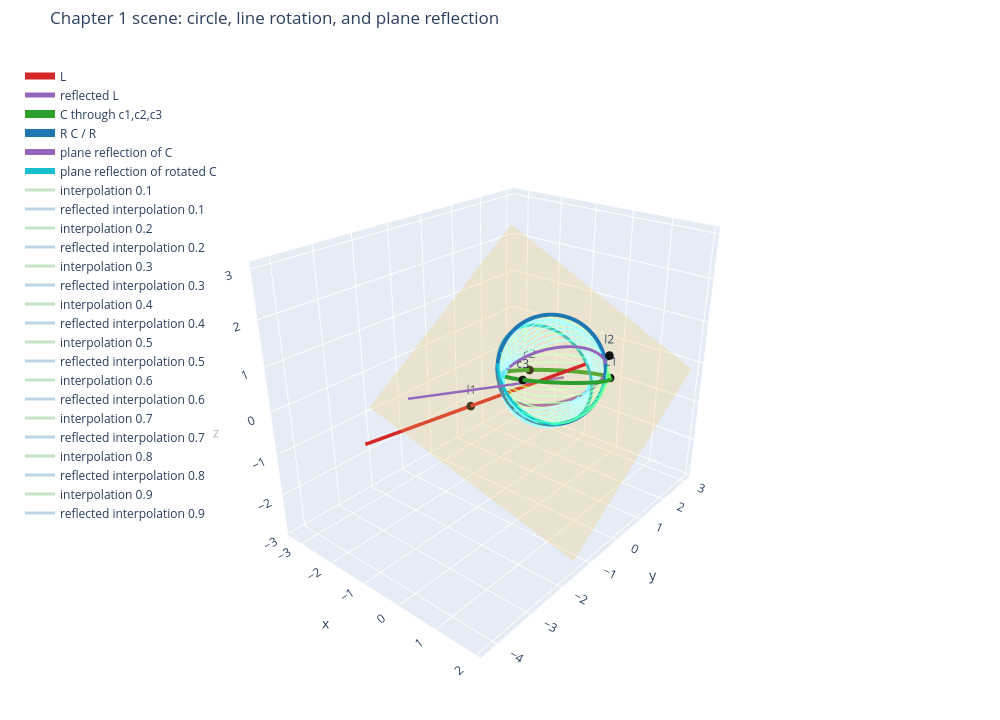

Here is the notebook cell this chart was saved with:
### Markdown cell above
## Figure 1: object-level transformations

In the plot below, the red line is the rotation axis and the green circle is the original
circle through `c1`, `c2`, and `c3`. The blue circle is the result of rotating the green
circle by `phi = pi / 2` around the red line. The pale green curves show intermediate
rotation steps, which make the motion easier to read.

The yellow sheet is the reflecting plane. The purple and pale blue curves are the same
objects after plane reflection. The main lesson is not the particular coordinate values;
it is that a transformation can be applied to a whole line or circle as a geometric
object. Geometric algebra is designed to make that object-level view the natural one.

### Code cell
fig_plane = go.Figure()
fig_plane.add_trace(plane_surface_trace(plane, "reflecting plane"))
fig_plane.add_trace(line_trace(L, "L", COLORS["line"]))
fig_plane.add_trace(line_trace(reflected_line, "reflected L", COLORS["reflected"], width=5))
fig_plane.add_trace(curve_trace(circle_points, "C through c1,c2,c3", COLORS["circle"], width=8))
fig_plane.add_trace(curve_trace(rotated_circle_points, "R C / R", COLORS["rotated"], width=8))
fig_plane.add_trace(curve_trace(reflected_circle_points, "plane reflection of C", COLORS["reflected"], width=6))
fig_plane.add_trace(
    curve_trace(reflected_rotated_points, "plane reflection of rotated C", "#17becf", width=6)
)

for alpha in np.linspace(0.1, 0.9, 9):
    interpolated = rotate_points_about_line(circle_points, L, alpha * phi)
    fig_plane.add_trace(
        curve_trace(interpolated, f"interpolation {alpha:.1f}", COLORS["light_green"], width=3)
    )
    fig_plane.add_trace(
        curve_trace(
            plane.reflect_points(interpolated),
            f"reflected interpolation {alpha:.1f}",
            COLORS["light_blue"],
            width=3,
        )
    )

fig_plane.add_trace(point_trace(np.array([c1, c2, c3, l1, l2]), ["c1", "c2", "c3", "l1", "l2"], "#111111"))
finish_figure(fig_plane, "Chapter 1 scene: circle, line rotation, and plane reflection")

plane_path = save_plotly_html(
    fig_plane,
    "chapter-01",
    "plots",
    "line-circle-plane-reflection.html",
    root=ARTIFACT_ROOT,
)
print(f"saved {plane_path}")
fig_plane

### Figure 1 — Plotly figure (JSON) as saved in the notebook; plotly's stock layout.template omitted (floating-point values rounded to 4 significant figures; data arrays with more than 128 entries replaced by an {"elided": "..."} marker saying what was removed)
{"data": [{"colorscale": [[0, "#f2c14e"], [1, "#f2c14e"]], "hoverinfo": "skip", "name": "reflecting plane", "opacity": 0.24, "showscale": false, "type": "surface", "x": {"elided": "18x18 float values"}, "y": {"elided": "18x18 float values"}, "z": {"elided": "18x18 float values"}}, {"line": {"color": "#d62728", "width": 7}, "mode": "lines", "name": "L", "type": "scatter3d", "x": [-3.297, -3.246, -3.194, -3.142, -3.09, -3.038, -2.986, -2.935, -2.883, -2.831, -2.779, -2.727, -2.675, -2.624, -2.572, -2.52, -2.468, -2.416, -2.364, -2.313, -2.261, -2.209, -2.157, -2.105, -2.053, -2.002, -1.95, -1.898, -1.846, -1.794, -1.742, -1.691, -1.639, -1.587, -1.535, -1.483, -1.431, -1.38, -1.328, -1.276, -1.224, -1.172, -1.12, -1.069, -1.017, -0.9649, -0.9131, -0.8613, -0.8094, -0.7576, -0.7058, -0.6539, -0.6021, -0.5503, -0.4984, -0.4466, -0.3948, -0.3429, -0.2911, -0.2393, -0.1875, -0.1356, -0.08379, -0.03196, 0.01988, 0.07171, 0.1235, 0.1754, 0.2272, 0.279, 0.3309, 0.3827, 0.4345, 0.4864, 0.5382, 0.59, 0.6419, 0.6937, 0.7455, 0.7973], "y": [-2.237, -2.203, -2.169, -2.135, -2.102, -2.068, -2.034, -2.0, -1.966, -1.932, -1.899, -1.865, -1.831, -1.797, -1.763, -1.729, -1.695, -1.662, -1.628, -1.594, -1.56, -1.526, -1.492, -1.459, -1.425, -1.391, -1.357, -1.323, -1.289, -1.255, -1.222, -1.188, -1.154, -1.12, -1.086, -1.052, -1.018, -0.9846, -0.9508, -0.9169, -0.8831, -0.8492, -0.8154, -0.7815, -0.7477, -0.7138, -0.68, -0.6461, -0.6123, -0.5784, -0.5446, -0.5107, -0.4769, -0.443, -0.4092, -0.3753, -0.3415, -0.3076, -0.2738, -0.2399, -0.2061, -0.1722, -0.1384, -0.1045, -0.07069, -0.03684, -0.002995, 0.03085, 0.0647, 0.09855, 0.1324, 0.1663, 0.2001, 0.2339, 0.2678, 0.3016, 0.3355, 0.3693, 0.4032, 0.437], "z": [-1.695, -1.666, -1.637, -1.608, -1.579, -1.55, -1.521, -1.492, -1.463, -1.434, -1.405, -1.376, -1.347, -1.318, -1.289, -1.26, -1.231, -1.202, -1.173, -1.144, -1.115, -1.086, -1.057, -1.028, -0.9992, -0.9703, -0.9413, -0.9123, -0.8833, -0.8543, -0.8253, -0.7964, -0.7674, -0.7384, -0.7094, -0.6804, -0.6514, -0.6225, -0.5935, -0.5645, -0.5355, -0.5065, -0.4775, -0.4486, -0.4196, -0.3906, -0.3616, -0.3326, -0.3036, -0.2747, -0.2457, -0.2167, -0.1877, -0.1587, -0.1297, -0.1008, -0.07177, -0.04279, -0.01381, 0.01518, 0.04416, 0.07314, 0.1021, 0.1311, 0.1601, 0.1891, 0.2181, 0.247, 0.276, 0.305, 0.334, 0.363, 0.392, 0.4209, 0.4499, 0.4789, 0.5079, 0.5369, 0.5659, 0.5948]}, {"line": {"color": "#9467bd", "width": 5}, "mode": "lines", "name": "reflected L", "type": "scatter3d", "x": [0.3526, 0.3472, 0.3419, 0.3366, 0.3312, 0.3259, 0.3205, 0.3152, 0.3099, 0.3045, 0.2992, 0.2939, 0.2885, 0.2832, 0.2779, 0.2725, 0.2672, 0.2618, 0.2565, 0.2512, 0.2458, 0.2405, 0.2352, 0.2298, 0.2245, 0.2192, 0.2138, 0.2085, 0.2032, 0.1978, 0.1925, 0.1871, 0.1818, 0.1765, 0.1711, 0.1658, 0.1605, 0.1551, 0.1498, 0.1445, 0.1391, 0.1338, 0.1285, 0.1231, 0.1178, 0.1124, 0.1071, 0.1018, 0.09644, 0.0911, 0.08577, 0.08043, 0.0751, 0.06976, 0.06442, 0.05909, 0.05375, 0.04842, 0.04308, 0.03774, 0.03241, 0.02707, 0.02174, 0.0164, 0.01107, 0.00573, 0.0003942, -0.004942, -0.01028, -0.01561, -0.02095, -0.02628, -0.03162, -0.03696, -0.04229, -0.04763, -0.05296, -0.0583, -0.06364, -0.06897], "y": [-4.218, -4.154, -4.089, -4.024, -3.959, -3.894, -3.829, -3.764, -3.699, -3.634, -3.57, -3.505, -3.44, -3.375, -3.31, -3.245, -3.18, -3.115, -3.051, -2.986, -2.921, -2.856, -2.791, -2.726, -2.661, -2.596, -2.531, -2.467, -2.402, -2.337, -2.272, -2.207, -2.142, -2.077, -2.012, -1.948, -1.883, -1.818, -1.753, -1.688, -1.623, -1.558, -1.493, -1.428, -1.364, -1.299, -1.234, -1.169, -1.104, -1.039, -0.9743, -0.9094, -0.8445, -0.7796, -0.7147, -0.6499, -0.585, -0.5201, -0.4552, -0.3903, -0.3254, -0.2606, -0.1957, -0.1308, -0.06591, -0.001028, 0.06385, 0.1287, 0.1936, 0.2585, 0.3234, 0.3883, 0.4532, 0.518, 0.5829, 0.6478, 0.7127, 0.7776, 0.8425, 0.9073], "z": [1.486, 1.465, 1.444, 1.423, 1.402, 1.382, 1.361, 1.34, 1.319, 1.298, 1.277, 1.257, 1.236, 1.215, 1.194, 1.173, 1.152, 1.132, 1.111, 1.09, 1.069, 1.048, 1.027, 1.007, 0.9858, 0.9649, 0.9441, 0.9233, 0.9024, 0.8816, 0.8608, 0.8399, 0.8191, 0.7983, 0.7774, 0.7566, 0.7358, 0.7149, 0.6941, 0.6733, 0.6524, 0.6316, 0.6108, 0.5899, 0.5691, 0.5483, 0.5274, 0.5066, 0.4858, 0.4649, 0.4441, 0.4233, 0.4024, 0.3816, 0.3608, 0.3399, 0.3191, 0.2983, 0.2774, 0.2566, 0.2358, 0.2149, 0.1941, 0.1733, 0.1524, 0.1316, 0.1107, 0.08991, 0.06908, 0.04825, 0.02741, 0.006579, -0.01425, -0.03509, -0.05592, -0.07676, -0.09759, -0.1184, -0.1393, -0.1601]}, {"line": {"color": "#2ca02c", "width": 8}, "mode": "lines", "name": "C through c1,c2,c3", "type": "scatter3d", "x": {"elided": "180 float values"}, "y": {"elided": "180 float values"}, "z": {"elided": "180 float values"}}, {"line": {"color": "#1f77b4", "width": 8}, "mode": "lines", "name": "R C / R", "type": "scatter3d", "x": {"elided": "180 float values"}, "y": {"elided": "180 float values"}, "z": {"elided": "180 float values"}}, {"line": {"color": "#9467bd", "width": 6}, "mode": "lines", "name": "plane reflection of C", "type": "scatter3d", "x": {"elided": "180 float values"}, "y": {"elided": "180 float values"}, "z": {"elided": "180 float values"}}, {"line": {"color": "#17becf", "width": 6}, "mode": "lines", "name": "plane reflection of rotated C", "type": "scatter3d", "x": {"elided": "180 float values"}, "y": {"elided": "180 float values"}, "z": {"elided": "180 float values"}}, {"line": {"color": "rgba(44, 160, 44, 0.28)", "width": 3}, "mode": "lines", "name": "interpolation 0.1", "type": "scatter3d", "x": {"elided": "180 float values"}, "y": {"elided": "180 float values"}, "z": {"elided": "180 float values"}}, {"line": {"color": "rgba(31, 119, 180, 0.30)", "width": 3}, "mode": "lines", "name": "reflected interpolation 0.1", "type": "scatter3d", "x": {"elided": "180 float values"}, "y": {"elided": "180 float values"}, "z": {"elided": "180 float values"}}, {"line": {"color": "rgba(44, 160, 44, 0.28)", "width": 3}, "mode": "lines", "name": "interpolation 0.2", "type": "scatter3d", "x": {"elided": "180 float values"}, "y": {"elided": "180 float values"}, "z": {"elided": "180 float values"}}, {"line": {"color": "rgba(31, 119, 180, 0.30)", "width": 3}, "mode": "lines", "name": "reflected interpolation 0.2", "type": "scatter3d", "x": {"elided": "180 float values"}, "y": {"elided": "180 float values"}, "z": {"elided": "180 float values"}}, {"line": {"color": "rgba(44, 160, 44, 0.28)", "width": 3}, "mode": "lines", "name": "interpolation 0.3", "type": "scatter3d", "x": {"elided": "180 float values"}, "y": {"elided": "180 float values"}, "z": {"elided": "180 float values"}}, {"line": {"color": "rgba(31, 119, 180, 0.30)", "width": 3}, "mode": "lines", "name": "reflected interpolation 0.3", "type": "scatter3d", "x": {"elided": "180 float values"}, "y": {"elided": "180 float values"}, "z": {"elided": "180 float values"}}, {"line": {"color": "rgba(44, 160, 44, 0.28)", "width": 3}, "mode": "lines", "name": "interpolation 0.4", "type": "scatter3d", "x": {"elided": "180 float values"}, "y": {"elided": "180 float values"}, "z": {"elided": "180 float values"}}, {"line": {"color": "rgba(31, 119, 180, 0.30)", "width": 3}, "mode": "lines", "name": "reflected interpolation 0.4", "type": "scatter3d", "x": {"elided": "180 float values"}, "y": {"elided": "180 float values"}, "z": {"elided": "180 float values"}}, {"line": {"color": "rgba(44, 160, 44, 0.28)", "width": 3}, "mode": "lines", "name": "interpolation 0.5", "type": "scatter3d", "x": {"elided": "180 float values"}, "y": {"elided": "180 float values"}, "z": {"elided": "180 float values"}}, {"line": {"color": "rgba(31, 119, 180, 0.30)", "width": 3}, "mode": "lines", "name": "reflected interpolation 0.5", "type": "scatter3d", "x": {"elided": "180 float values"}, "y": {"elided": "180 float values"}, "z": {"elided": "180 float values"}}, {"line": {"color": "rgba(44, 160, 44, 0.28)", "width": 3}, "mode": "lines", "name": "interpolation 0.6", "type": "scatter3d", "x": {"elided": "180 float values"}, "y": {"elided": "180 float values"}, "z": {"elided": "180 float values"}}, {"line": {"color": "rgba(31, 119, 180, 0.30)", "width": 3}, "mode": "lines", "name": "reflected interpolation 0.6", "type": "scatter3d", "x": {"elided": "180 float values"}, "y": {"elided": "180 float values"}, "z": {"elided": "180 float values"}}, {"line": {"color": "rgba(44, 160, 44, 0.28)", "width": 3}, "mode": "lines", "name": "interpolation 0.7", "type": "scatter3d", "x": {"elided": "180 float values"}, "y": {"elided": "180 float values"}, "z": {"elided": "180 float values"}}, {"line": {"color": "rgba(31, 119, 180, 0.30)", "width": 3}, "mode": "lines", "name": "reflected interpolation 0.7", "type": "scatter3d", "x": {"elided": "180 float values"}, "y": {"elided": "180 float values"}, "z": {"elided": "180 float values"}}, {"line": {"color": "rgba(44, 160, 44, 0.28)", "width": 3}, "mode": "lines", "name": "interpolation 0.8", "type": "scatter3d", "x": {"elided": "180 float values"}, "y": {"elided": "180 float values"}, "z": {"elided": "180 float values"}}, {"line": {"color": "rgba(31, 119, 180, 0.30)", "width": 3}, "mode": "lines", "name": "reflected interpolation 0.8", "type": "scatter3d", "x": {"elided": "180 float values"}, "y": {"elided": "180 float values"}, "z": {"elided": "180 float values"}}, {"line": {"color": "rgba(44, 160, 44, 0.28)", "width": 3}, "mode": "lines", "name": "interpolation 0.9", "type": "scatter3d", "x": {"elided": "180 float values"}, "y": {"elided": "180 float values"}, "z": {"elided": "180 float values"}}, {"line": {"color": "rgba(31, 119, 180, 0.30)", "width": 3}, "mode": "lines", "name": "reflected interpolation 0.9", "type": "scatter3d", "x": {"elided": "180 float values"}, "y": {"elided": "180 float values"}, "z": {"elided": "180 float values"}}, {"marker": {"color": "#111111", "size": 5}, "mode": "markers+text", "name": "control points", "showlegend": false, "text": ["c1", "c2", "c3", "l1", "l2"], "textposition": "top center", "type": "scatter3d", "x": [1.1, -0.82, 0.2, -1.25, 1.2], "y": [0.95, 0.62, -0.92, -0.9, 0.7], "z": [0.18, -0.1, 0.55, -0.55, 0.82]}], "layout": {"height": 720, "legend": {"bgcolor": "rgba(255,255,255,0.65)", "x": 0.02, "y": 0.98}, "margin": {"b": 0, "l": 0, "r": 0, "t": 48}, "scene": {"aspectmode": "data", "camera": {"eye": {"x": 1.55, "y": -1.85, "z": 1.2}}, "xaxis": {"title": {"text": "x"}}, "yaxis": {"title": {"text": "y"}}, "zaxis": {"title": {"text": "z"}}}, "title": {"text": "Chapter 1 scene: circle, line rotation, and plane reflection"}, "width": 1000}}
